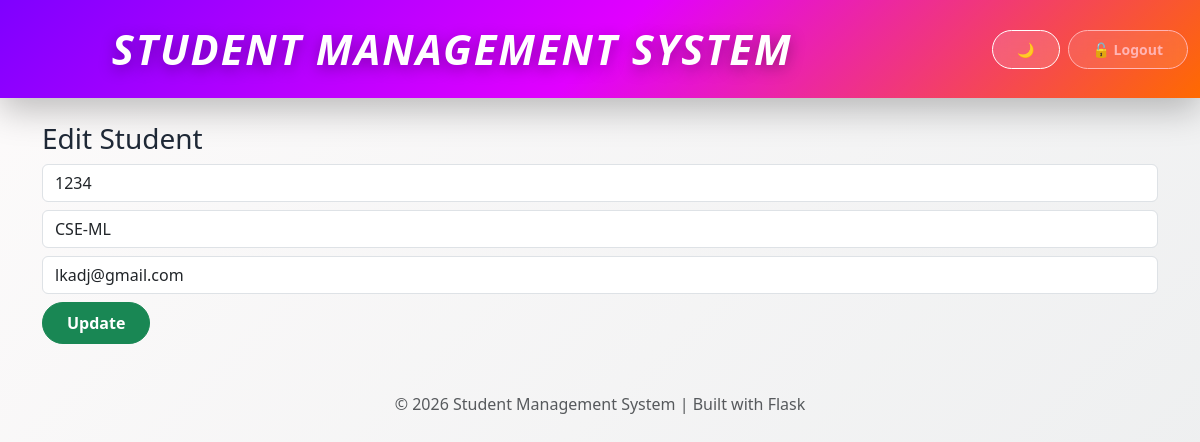
The page /edit/3 (signed in) on the database its author committed.
### app.py (models this page shows)
class Student(db.Model):
    id = db.Column(db.Integer, primary_key=True)
    name = db.Column(db.String(100), nullable=False)
    roll = db.Column(db.String(50), unique=True, nullable=False)
    branch = db.Column(db.String(100), nullable=False)
    email = db.Column(db.String(100), unique=True, nullable=False)
    created_at = db.Column(db.DateTime, default=datetime.now)

### app.py (the view, shortened to what this page needs)
@app.route("/edit/<int:id>", methods=["GET", "POST"])
def edit(id):
    if not session.get("logged_in"):
        return redirect(url_for("login"))
    student = Student.query.get_or_404(id)
    return render_template("edit.html", student=student)

### templates/edit.html
{% extends "base.html" %}
{% block content %}
<h3>Edit Student</h3>
<form method="POST">
<input class="form-control mb-2" name="name" value="{{ student.name }}">
<select class="form-control mb-2" name="branch" required>
    {% for b in [
        "CSE","CSE-AI","CSE-AIML","CSE-DS","CSE-ML",
        "CSE-CyberSecurity","ECE","EEE",
        "Mechanical Engineering","Civil Engineering"
    ] %}
        <option value="{{ b }}" {% if student.branch == b %}selected{% endif %}>
            {{ b }}
        </option>
    {% endfor %}
</select>
<input class="form-control mb-2" name="email" value="{{ student.email }}">
<button class="btn btn-success">Update</button>
</form>
{% endblock %}

### static/style.css (style rules this page uses)
html, body { min-height: 100%; font-family: "Segoe UI", "Poppins", sans-serif; }
body { background: linear-gradient(135deg, #fdfbfb, #ebedee); color: #1f2937; transition: all 0.3s ease; }
.btn { border-radius: 30px; font-weight: 600; padding: 8px 24px; }

### rows shown on the page
Student: name "1234", branch "CSE-ML", email "lkadj@gmail.com"
